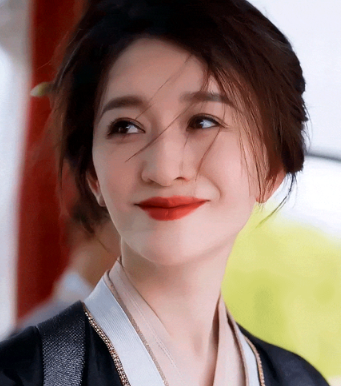
#> input picture ensemble/beauty.png, 341 x 386 px
$ python opencv_basic.py
#> lines starting #> are read from the running program, lines starting #| are printed output that depends on the picture
import cv2
import numpy as np

file_name = '../ensemble/beauty.png'
img = cv2.imread(filename=file_name)
#> img is the input picture: shape (386, 341, 3); mean B, G, R 106.7, 116.9, 142.6
# 简单滤波处理,平滑滤波=卷积操作
N_1 = 3
kernel_1 = np.ones((N_1, N_1)) / N_1 ** 2  # 滤波????

N_2 = 7
kernel_2 = np.ones((N_2, N_2)) / N_2 ** 2  # 滤波????

N_3 = 11
kernel_3 = np.ones((N_3, N_3)) / N_3 ** 2  # 滤波????
# 目标图像的深度？？？，RGB=3，
img1 = cv2.filter2D(img, ddepth=-1, kernel=kernel_1)  # 对信号的所有处理均是滤波？？？？
img2 = cv2.filter2D(img, ddepth=-1, kernel=kernel_2)  # 对信号的所有处理均是滤波？？？？
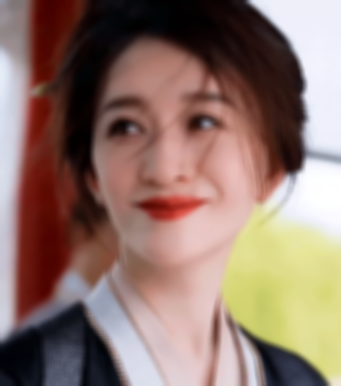
#> img2: shape (386, 341, 3); mean B, G, R 106.7, 116.9, 142.6
img3 = cv2.filter2D(img, ddepth=-1, kernel=kernel_3)  # 对信号的所有处理均是滤波？？？？

cv2.imshow(winname='raw image', mat=img)
cv2.waitKey(delay=2000)

cv2.imshow(winname='filtered 1 image', mat=img1)
cv2.waitKey(delay=2000)

cv2.imshow(winname='filtered 2 image', mat=img2)
cv2.waitKey(delay=2000)

cv2.imshow(winname='filtered 3 image', mat=img3)
cv2.waitKey(delay=2000)

N = 3
# 抽取第三行与第一行的差别
kernel_4 = np.array([[-1, -1, -1], [0, 0, 0], [1, 1, 1]])
img4 = cv2.filter2D(img, ddepth=-1, kernel=kernel_4)
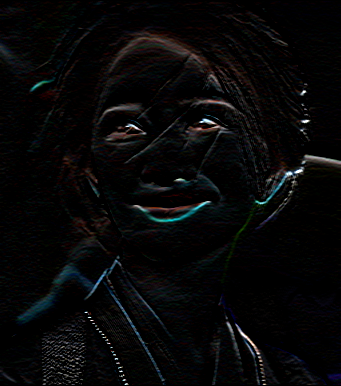
#> img4: shape (386, 341, 3); mean B, G, R 7.8, 7.4, 7.5
img5 = cv2.filter2D(img, ddepth=-1, kernel=kernel_4.T)
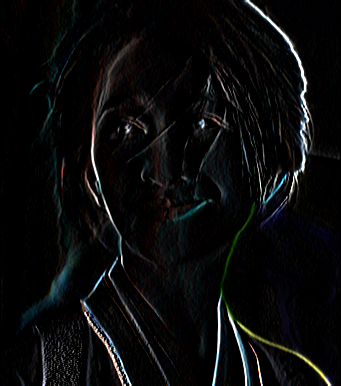
#> img5: shape (386, 341, 3); mean B, G, R 11, 10.7, 10.3
cv2.imshow(winname='filtered 4 image', mat=img4)
cv2.waitKey(delay=2000)
cv2.imshow(winname='filtered 5 image', mat=img5)
cv2.waitKey(delay=2000)

kernel_6 = np.array([[-1, -1, -1], [-1, 9, -1], [-1, -1, -1]])  # 减上下左右，锐化
img6 = cv2.filter2D(img, ddepth=-1, kernel=kernel_6)
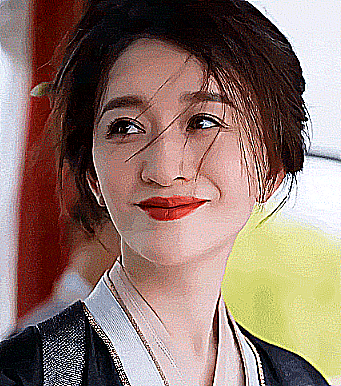
#> img6: shape (386, 341, 3); mean B, G, R 108.4, 118.7, 143.3
cv2.imshow(winname='filtered 6 image', mat=img6)
cv2.waitKey(delay=3000)

# 不同的算子，设计kernel，对图片做滤波
